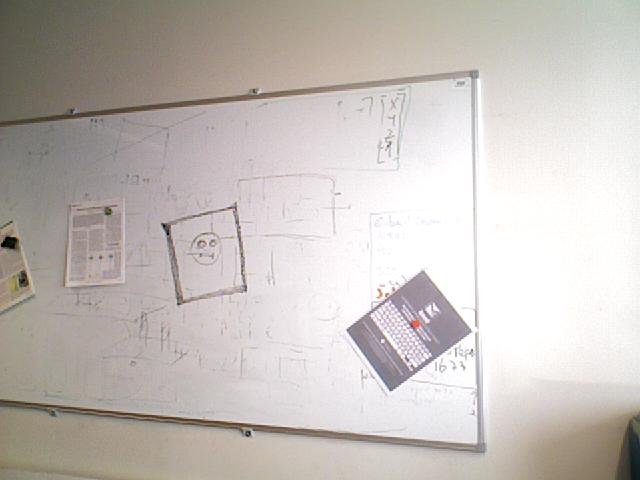
%> input picture Code/Datasets/board1/rgb_0000.jpg, 640 x 480 px
$ octave --eval "result = detect_objects(imread('Datasets/board1/rgb_0000.jpg'));"   (GNU Octave 9; MATLAB toolbox functions it lacks are replaced by stand-ins)
%> lines starting %> are read from the running program, lines starting %| are printed output that depends on the picture; in (x1, y1, x2, y2) boxes, pixels count from 0 and x2, y2 are one past the last pixel; in counts of white or black regions, pixels touching at a corner belong together; the program's own positions count from 1
function [labeledImage, comps] = detect_objects(im)
% Threshold the image to get a binary image (only 0's and 1's) of class "logical."
% Method #1: using im2bw()
%   normalizedThresholdValue = 0.4; % In range 0 to 1.
%   thresholdValue = normalizedThresholdValue * max(max(originalImage)); % Gray Levels.
%   binaryImage = im2bw(originalImage, normalizedThresholdValue);       % One way to threshold to binary
% Method #2: using a logical operation.
thresholdValue = 100;
binaryImage = rgb2gray(im) > thresholdValue; % Bright objects will be chosen if you use >.
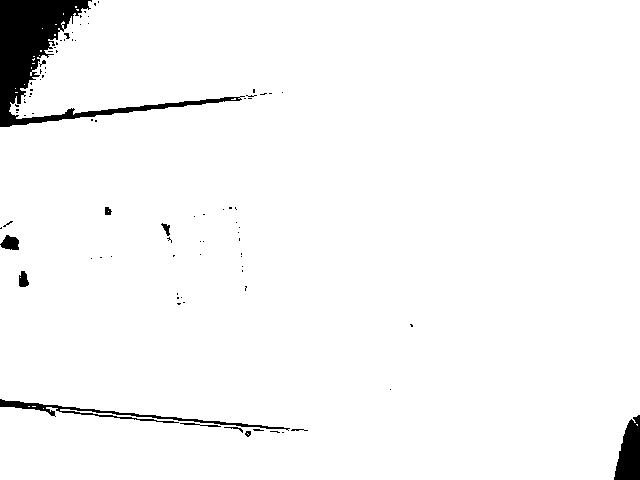
%> binaryImage: size 480x640 logical; 96.9% white; 88 black regions (76 under 20 px), largest, box (x1, y1, x2, y2) and area: (0, 0, 245, 127) 6500, (614, 415, 640, 480) 1177, (0, 399, 290, 431) 1125

binaryImage = imfill(binaryImage, 'holes');
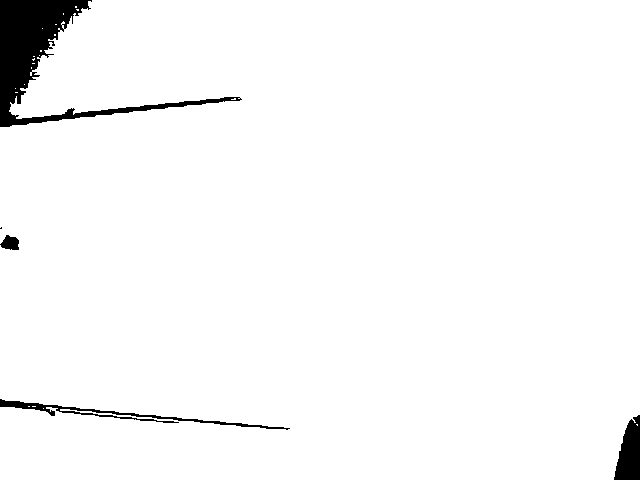
%> binaryImage: size 480x640 logical; 97.1% white; 5 black regions (1 under 20 px), largest, box (x1, y1, x2, y2) and area: (0, 0, 242, 127) 6492, (614, 415, 640, 480) 1177, (0, 399, 290, 430) 1123, (0, 235, 19, 250) 202

% bwlabel checks connected components
[labeledImage, comps] = bwlabel(binaryImage, 8);
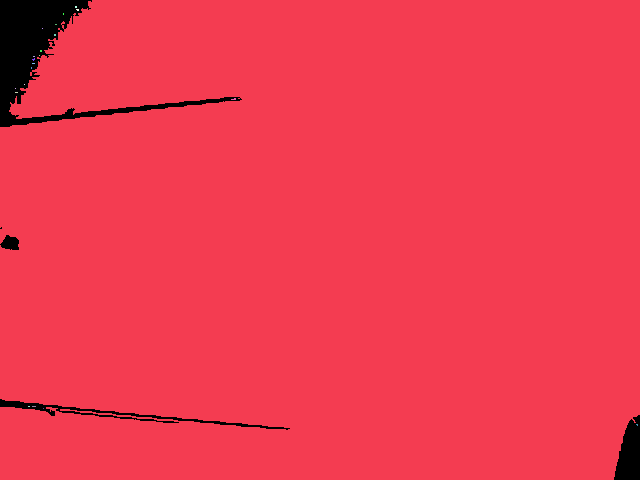
%> labeledImage: size 480x640 double; 22 distinct labels, from 0 to 21; one colour per label, 0 black
%> comps = 21

boundaries = bwboundaries(binaryImage);
%> boundaries = 21 boundaries; largest, box (x1, y1, x2, y2) and points: (0, 0, 640, 480) 3725, (231, 98, 236, 100) 10, (32, 406, 36, 407) 7, (32, 58, 35, 61) 6, (76, 9, 79, 11) 6

end

$ run again, on Code/Datasets/board1/rgb_0002.jpg
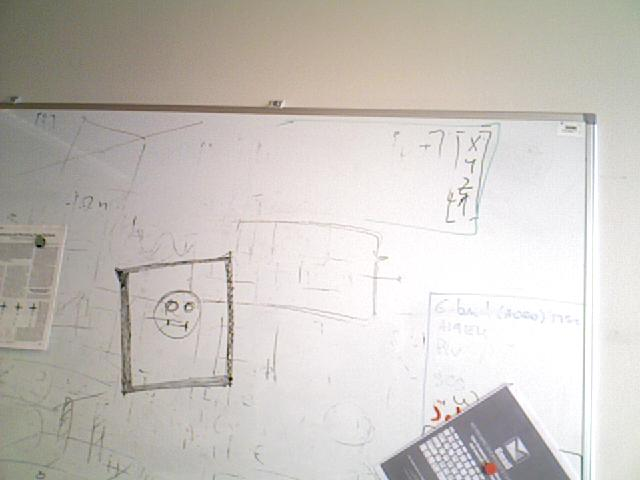
%> input picture Code/Datasets/board1/rgb_0002.jpg, 640 x 480 px
%> in detect_objects, `binaryImage = rgb2gray(im) > thresholdValue;`:
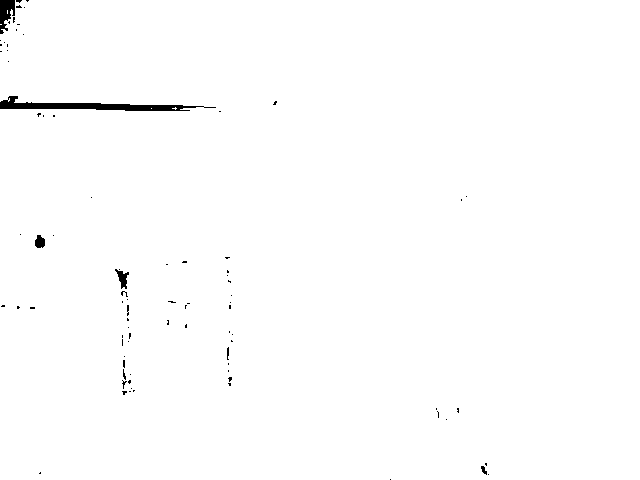
%> binaryImage: size 480x640 logical; 99.3% white; 85 black regions (79 under 20 px), largest, box (x1, y1, x2, y2) and area: (0, 96, 216, 111) 1224, (0, 0, 15, 34) 327, (115, 269, 129, 289) 131, (35, 235, 45, 248) 102, (481, 466, 487, 475) 30, (227, 347, 229, 360) 22
%> in detect_objects, `[labeledImage, comps] = bwlabel(binaryImage, 8);`:
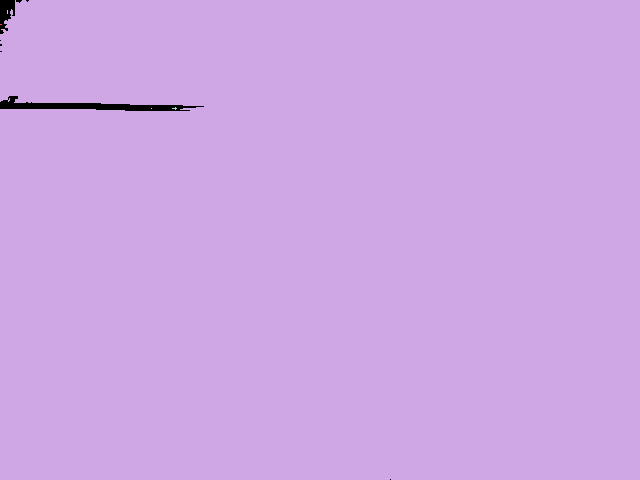
%> labeledImage: size 480x640 double; 6 distinct labels, from 0 to 5; one colour per label, 0 black
%> comps = 5
%> boundaries = 5 boundaries; box (x1, y1, x2, y2) and points: (0, 0, 640, 480) 2705, (172, 107, 177, 110) 9, (7, 10, 8, 14) 7, (0, 24, 2, 25) 3, (151, 108, 152, 109) 2
